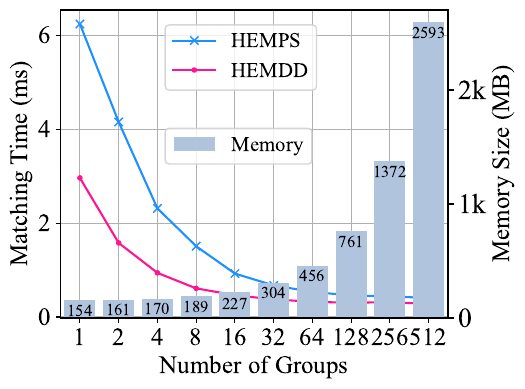

Write the Python code that produced this figure.
import matplotlib
import matplotlib.pyplot as plt
import numpy as np
from matplotlib import rc
from matplotlib.pyplot import MultipleLocator

rc('mathtext', default='regular')
plt.rcParams['font.family'] = ['Times New Roman']  #
plt.rcParams['axes.unicode_minus'] = False

g = [1, 2, 4, 8, 16, 32, 64, 128, 256, 512]
x = np.arange(10)  # x轴刻度标签位置
Name = [
    "Rein", "HEMPS", "HEMSS", "HEMSD", "HEMPD", "HEMDS", "HEMDD", "Simple",
    "Simple2"
]

HEM0PS = [
    6.24005, 4.153866, 2.312664, 1.507056, 0.924996, 0.672416, 0.535015,
    0.458862, 0.439522, 0.405026
]
HEM5DD = [
    2.962161, 1.57773, 0.940414, 0.610254, 0.464354, 0.374525, 0.325231,
    0.301888, 0.318704, 0.276994
]
Memory = [154, 161, 170, 189, 227, 304, 456, 761, 1372, 2593]

fig = plt.figure(figsize=(5, 4))
ax = fig.add_subplot(111)

# ax.plot(be, Rein, marker='o', color='r', label=Name[0])
ax.plot(x, HEM0PS, marker='x', color='DODGERBLUE', label=Name[1])
# ax.plot(be, BIOP1SS, marker='+', color='g', label=Name[2])
# ax.plot(be, BIOP2SD, marker='*', color='b', label=Name[3])
# ax.plot(be, BIOP3PD, marker='^', color='m', label=Name[4])
# ax.plot(be, BIOP4DS, marker='s', color='y', label=Name[5])
ax.plot(x, HEM5DD, marker='.', color='DEEPPINK', label=Name[6])
# ax.plot(be, Simple, marker='D',  color='lightseagreen', label=Name[7])
lgdsize = 15
lsize = 18
ax.legend(loc=(2.7 / 10, 3.7 / 5), fontsize=lgdsize)
ax.grid()
ax.set_xlabel('Number of Groups', fontsize=lsize)
ax.set_ylabel('Matching Time (ms)', fontsize=lsize)
# plt.xticks(range(0,10))
ax.set_xlim(-0.5, 9.5)
ax.set_zorder(0)
x_major_locator = MultipleLocator(1)
ax.xaxis.set_major_locator(x_major_locator)
for size in ax.get_xticklabels():  #获取x轴上所有坐标，并设置字号
    # size.set_fontname('Times New Roman')
    size.set_fontsize('16')
plt.tick_params(direction='out', labelsize=18, length=4, width=1)
ax2 = ax.twinx()
ax2.bar(x, Memory, color='lightsteelblue', label='Memory')  # alpha=0.7,
ax2.set_ylabel(r"Memory Size (MB)", fontsize=lsize)
ax2.set_ylim(0, 2700)
ax2.legend(loc=(2.7 / 10, 2.5 / 5), fontsize=lgdsize, ncol=1)
ax2.set_zorder(1)
ax2.set_yticklabels(['0', '1k', '2k'])
# for size in ax2.get_xticklabels():   #获取x轴上所有坐标，并设置字号
#     # size.set_fontname('Times New Roman')
#     size.set_fontsize('16')
plt.xticks(x, labels=g)
plt.tick_params(direction='out', labelsize=20, length=4, width=1)
for a, b in zip(x, Memory):
    c = b - 170
    if a == 5:
        c += 5
    elif a == 4:
        c -= 10
    plt.text(a, c, '%.0f' % b, ha='center', va='bottom', fontsize=12)  #,

gcf = plt.gcf()
plt.show()
gcf.savefig('./exp1_matchingTime_memory_be.pdf',
            format='pdf',
            bbox_inches='tight')
